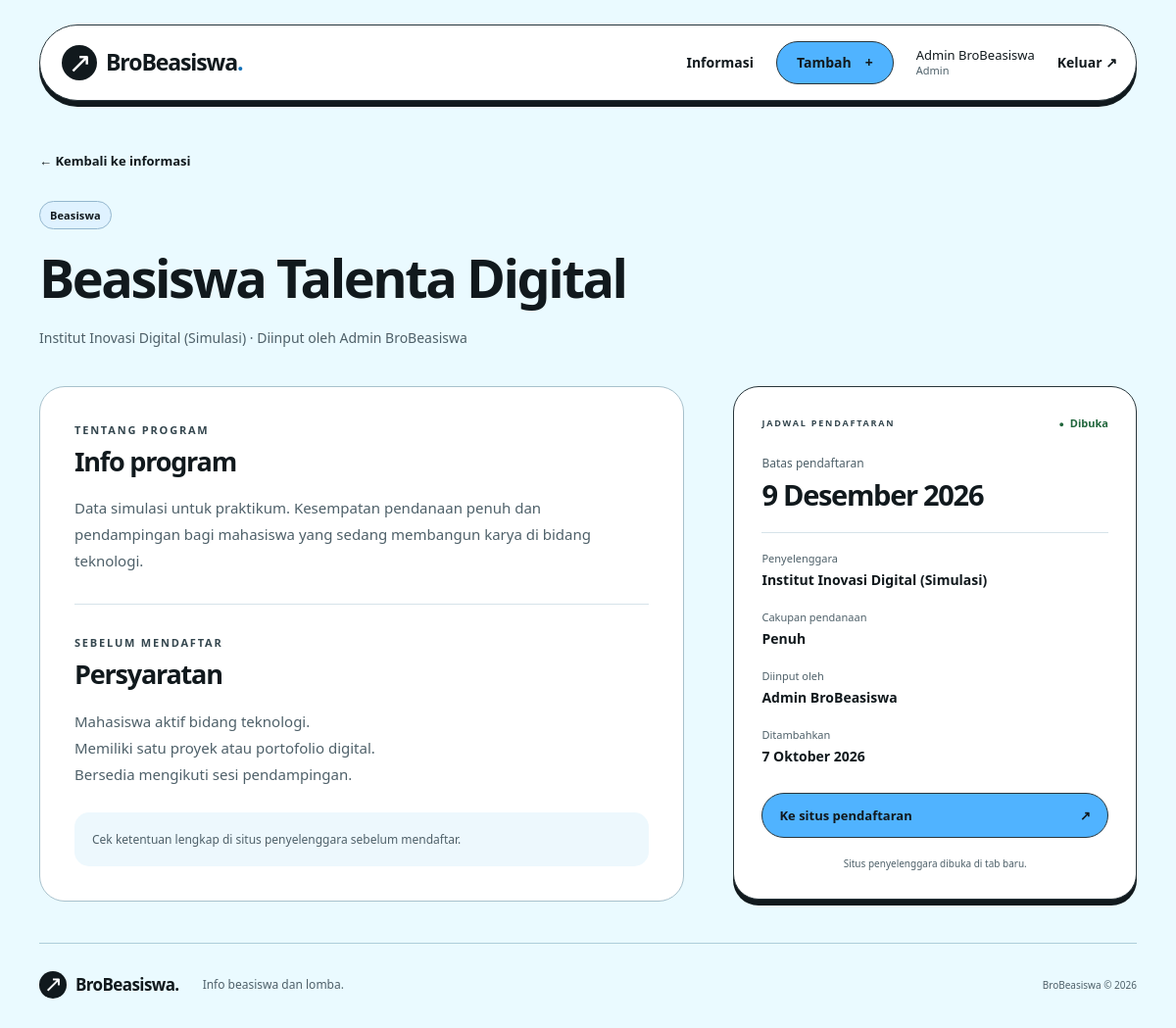
/detail.php?id=3 (signed in), run on the app's committed database.
### tables this page shows
CREATE TABLE informasi (
    id INT UNSIGNED AUTO_INCREMENT PRIMARY KEY,
    pengguna_id INT UNSIGNED NOT NULL,
    judul VARCHAR(150) NOT NULL,
    jenis ENUM('beasiswa', 'lomba') NOT NULL,
    penyelenggara VARCHAR(150) NOT NULL,
    deadline DATE NOT NULL,
    persyaratan TEXT NOT NULL,
    deskripsi TEXT NOT NULL,
    url_pendaftaran VARCHAR(2000) NOT NULL,
    pendanaan ENUM('Penuh', 'Sebagian') NULL,
    biaya INT UNSIGNED NULL,
    peserta ENUM('Individu', 'Tim') NULL,
    sumber_url VARCHAR(512) NULL UNIQUE,
    diambil_pada DATETIME NULL,
    mulai DATE NULL,
    lokasi VARCHAR(500) NULL,
    jenjang VARCHAR(500) NULL,
    poster_url VARCHAR(2000) NULL,
    dibuat_pada DATETIME NOT NULL DEFAULT CURRENT_TIMESTAMP,
    FOREIGN KEY (pengguna_id) REFERENCES pengguna(id),
    INDEX idx_terbaru (dibuat_pada, id),
    INDEX idx_deadline (deadline),
    CONSTRAINT kolom_sesuai_jenis CHECK (
        (jenis = 'beasiswa' AND biaya IS NULL AND peserta IS NULL)
        OR (jenis = 'lomba' AND pendanaan IS NULL AND (biaya IS NULL OR biaya BETWEEN 0 AND 100000000))
    )
);

CREATE TABLE pengguna (
    id INT UNSIGNED AUTO_INCREMENT PRIMARY KEY,
    username VARCHAR(30) NOT NULL UNIQUE,
    nama VARCHAR(100) NOT NULL,
    peran ENUM('admin', 'anggota') NOT NULL DEFAULT 'anggota',
    hash_sandi VARCHAR(255) NOT NULL
);

### sesi.php (called while the page is built, shortened)
<?php
function e($value): string { return htmlspecialchars((string) ($value ?? ''), ENT_QUOTES | ENT_SUBSTITUTE, 'UTF-8'); }

### detail.php (the view, shortened to what this page needs)
<?php
require_once __DIR__ . '/sesi.php'; wajibLogin();
require_once __DIR__ . '/tampilan.php';
$raw = $_GET['id'] ?? '';
$id = is_string($raw) && preg_match('/^[1-9][0-9]*$/D', $raw) ? filter_var($raw, FILTER_VALIDATE_INT, ['options' => ['min_range' => 1, 'max_range' => 4294967295]]) : false;
require_once __DIR__ . '/koneksi.php';
try {
    $stmt = $db->prepare('SELECT i.*, p.nama AS penginput FROM informasi i JOIN pengguna p ON p.id = i.pengguna_id WHERE i.id = ?');
    $stmt->bind_param('i', $id); $stmt->execute(); $row = $stmt->get_result()->fetch_assoc();
} catch (mysqli_sql_exception $ex) { gagalDatabase($ex); }
awalHalaman($row['judul']); ?>
<main id="konten" class="container detail-page"><a class="back-link" href="daftar.php">← Kembali ke informasi</a><header class="detail-header"><span class="kind"><?= e(ucfirst($row['jenis'])) ?></span><h1><?= e($row['judul']) ?></h1><p><?= e($row['penyelenggara']) ?> <span aria-hidden="true">·</span> Diinput oleh <?= e($row['penginput']) ?></p></header><div class="detail-layout"><article class="detail-content"><?php if ($poster = posterAman($row['poster_url'] ?? null)): ?><img class="detail-poster" src="<?= e($poster) ?>" alt="Poster <?= e($row['judul']) ?>" loading="lazy"><?php endif; ?><section><span class="eyebrow">TENTANG PROGRAM</span><h2>Info program</h2><p class="preserve-lines"><?= e($row['deskripsi']) ?></p></section><section><span class="eyebrow">SEBELUM MENDAFTAR</span><h2>Persyaratan</h2><p class="preserve-lines"><?= e($row['persyaratan']) ?></p></section><?php if ($row['sumber_url']): ?><div class="import-source"><p>Sumber: <a href="<?= e($row['sumber_url']) ?>" target="_blank" rel="noopener noreferrer">Luar Kampus ↗</a> · Diambil <?= e(tanggal($row['diambil_pada'])) ?></p><p>Ringkasan ini berasal dari kalender publik. Detail di Luar Kampus meminta login. Biaya, pendanaan, dan ketentuan yang tidak tercantum perlu dicek di halaman sumber.</p></div><?php else: ?><div class="source-note"><p>Cek ketentuan lengkap di situs penyelenggara sebelum mendaftar.</p></div><?php endif; ?></article><aside class="summary-panel" aria-label="Ringkasan informasi"><div class="summary-top"><span class="eyebrow">JADWAL PENDAFTARAN</span><?php statusBadge($row['deadline'], $row['mulai'] ?? null); ?></div><p class="muted">Batas pendaftaran</p><h2><?= e(tanggal($row['deadline'])) ?></h2><dl><?php if ($row['mulai']): ?><div><dt>Mulai pendaftaran</dt><dd><?= e(tanggal($row['mulai'])) ?></dd></div><?php endif; ?><?php if ($row['lokasi']): ?><div><dt>Lokasi</dt><dd><?= e($row['lokasi']) ?></dd></div><?php endif; ?><div><dt>Penyelenggara</dt><dd><?= e($row['penyelenggara']) ?></dd></div><?php if ($row['jenis'] === 'beasiswa'): ?><div><dt>Cakupan pendanaan</dt><dd><?= e($row['pendanaan'] ?? 'Belum tercantum di sumber') ?></dd></div><?php else: ?><div><dt>Biaya pendaftaran</dt><dd><?= e(biayaLabel($row['biaya'])) ?></dd></div><div><dt>Bentuk peserta</dt><dd><?= e($row['peserta'] ?? 'Belum tercantum di sumber') ?></dd></div><?php endif; ?><div><dt>Diinput oleh</dt><dd><?= e($row['penginput']) ?></dd></div><div><dt>Ditambahkan</dt><dd><?= e(tanggal($row['dibuat_pada'])) ?></dd></div></dl>
<?php $scheme = strtolower((string)parse_url($row['url_pendaftaran'], PHP_URL_SCHEME)); if (filter_var($row['url_pendaftaran'], FILTER_VALIDATE_URL) && in_array($scheme, ['http','https'], true)): ?><a class="button full" href="<?= e($row['url_pendaftaran']) ?>" target="_blank" rel="noopener noreferrer"><?= $row['sumber_url'] ? 'Buka info di Luar Kampus' : 'Ke situs pendaftaran' ?> <span aria-hidden="true">↗</span></a><p class="panel-note"><?= $row['sumber_url'] ? 'Halaman sumber dibuka di tab baru.' : 'Situs penyelenggara dibuka di tab baru.' ?></p><?php else: ?><p class="closed-note">Tautan penyelenggara belum tersedia.</p><?php endif; ?></aside></div></main>

### assets/style.css (style rules this page uses)
:root { --bg:#eafaff;--ink:#11191d;--muted:#4e6069;--blue:#50b3ff;--border:#28353b;--white:#fff;--shadow:0 6px 0 #11191d;--radius:26px }
* { box-sizing:border-box }
html { scroll-behavior:smooth;scroll-padding-top:25px }
body { margin:0;background:var(--bg);color:var(--ink);font-family:'Segoe UI',Arial,sans-serif;font-size:16px;line-height:1.6 }
a { color:inherit;text-decoration:none }
button,a,input,select,textarea { -webkit-tap-highlight-color:transparent }
a,button { transition:background .16s,transform .16s,box-shadow .16s }
h1,h2,h3,p { margin-top:0 }
h1,h2,h3 { line-height:1.1;letter-spacing:-.045em }
h1 { font-size:clamp(38px,5.5vw,72px);font-weight:800 }
h2 { font-size:34px;font-weight:750 }
p { color:var(--muted) }
.container { width:min(1120px,calc(100% - 64px));margin-inline:auto }
.button { display:inline-flex;justify-content:center;align-items:center;gap:20px;border:1px solid var(--border);border-radius:40px;background:var(--blue);color:var(--ink);padding:14px 25px;font-size:15px;font-weight:700;cursor:pointer;line-height:1.4 }
.button.full { display:flex;width:100%;justify-content:space-between }
.eyebrow { display:block;font-size:11px;letter-spacing:1.8px;font-weight:750;color:#34464e;line-height:1.6 }
.kind { display:inline-flex;align-items:center;gap:6px;background:#dff2ff;border:1px solid #94b7ce;border-radius:20px;font-size:11px;font-weight:700;padding:5px 10px;letter-spacing:.1px }
.muted { font-size:14px;color:var(--muted) }
.panel-note { text-align:center;font-size:10px;margin:18px 0 0 }
.back-link { display:inline-block;font-size:13px;font-weight:650;margin-bottom:30px }
.detail-page,.add-page { padding-top:48px }
.detail-header { max-width:900px }
.detail-header h1 { font-size:clamp(36px,4.5vw,57px);margin:20px 0;overflow-wrap:anywhere }
.detail-header>p { font-size:14px;overflow-wrap:anywhere }
.detail-layout { display:grid;grid-template-columns:minmax(0,1.6fr) minmax(0,1fr);gap:50px;margin-top:38px;align-items:start }
.detail-content { background:white;border:1px solid #a8c1cc;border-radius:26px;padding:35px }
.detail-content section+section { border-top:1px solid #d6e3e9;margin-top:30px;padding-top:30px }
.detail-content h2 { font-size:27px;margin:8px 0 20px }
.preserve-lines { white-space:pre-wrap;overflow-wrap:anywhere;font-size:15px;line-height:1.8 }
.source-note { display:flex;gap:14px;background:#edf8fd;padding:18px;border-radius:15px;margin-top:25px }
.source-note p { font-size:12px;margin:0 }
.summary-panel { background:white;border:1px solid var(--border);border-radius:26px;box-shadow:var(--shadow);padding:28px }
.summary-top { display:flex;justify-content:space-between;gap:8px;align-items:center;margin-bottom:22px }
.summary-top .eyebrow { font-size:9px }
.summary-panel>.muted { margin-bottom:7px;font-size:12px }
.summary-panel h2 { font-size:29px;margin-bottom:22px }
.summary-panel dl { border-top:1px solid #d6e3e9;margin:0 0 25px }
.summary-panel dl>div { padding-top:17px }
.summary-panel dt { font-size:11px;color:var(--muted) }
.summary-panel dd { font-size:14px;font-weight:600;margin:3px 0 0;overflow-wrap:anywhere }
.summary-panel .button { font-size:13px;padding:13px 17px;gap:10px }

### data on the page
informasi: jenis "Beasiswa", judul "Beasiswa Talenta Digital", penyelenggara "Institut Inovasi Digital (Simulasi)", pengguna.nama "Admin BroBeasiswa", deskripsi "Data simulasi untuk praktikum. Kesempatan pendanaan penuh dan pendampingan bagi mahasiswa yang sedang membangun karya di bidang teknologi.", persyaratan "Mahasiswa aktif bidang teknologi. Memiliki satu proyek atau portofolio digital. Bersedia mengikuti sesi pendampingan.", deadline "9 Desember 2026", pendanaan "Penuh", dibuat_pada "7 Oktober 2026"

### other printed values
$_SESSION['nama'] "Admin BroBeasiswa"
$_SESSION['peran'] "Admin"
